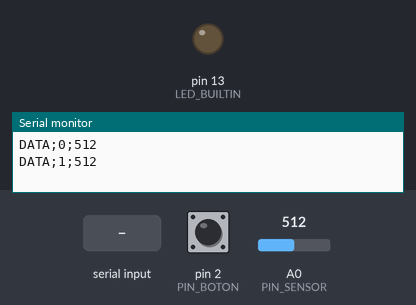
A sketch run on a simulated Arduino Uno, built with avr-gcc and run on an emulated ATmega328P. Shown: output pins drawn as LEDs (lit = HIGH), the last lines printed to the serial monitor. Inputs (shaded band) come from the test bench; at power-on: pin 2 (PIN_BOTON) HIGH, A0 (PIN_SENSOR) = 512.

Above: at 1.2 s.
1.3 s: pin 2 (PIN_BOTON) pulled LOW for 0.15 s
At 2.6 s:
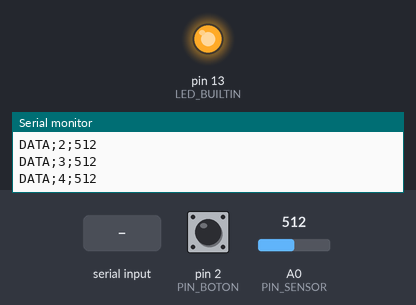
4.4 s: "SET;LED;0\n" received over Serial
At 5.1 s:
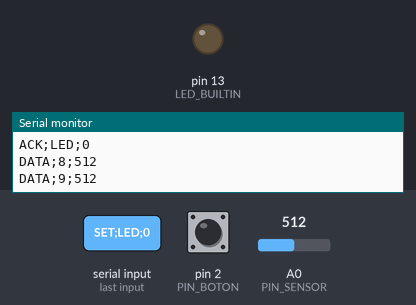
5.9 s: "SET;LED;1\n" received over Serial
At 6.3 s:
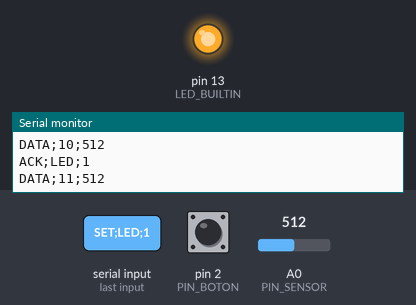
Timing chart, 0 to 8.4 s (numbered marks = the images above; inputs shaded):
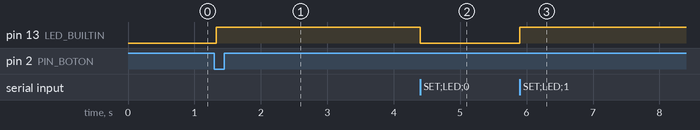

The sketch:

campus_monitor.ino
```cpp
#include <Arduino.h>
#include <string.h>
constexpr uint8_t PIN_SENSOR=A0;
constexpr uint8_t PIN_BOTON=2;
constexpr unsigned long PERIODO=500;
constexpr unsigned long REBOTE=30;
char buffer[81];
uint8_t usados=0;
bool descartar=false;
bool encendido=false;
uint32_t secuencia=0;
unsigned long anterior=0,cambio=0;
int ultima=HIGH,estable=HIGH;
void confirmarLed(bool valor) {
  encendido=valor;digitalWrite(LED_BUILTIN,valor?HIGH:LOW);
  Serial.print("ACK;LED;");Serial.println(valor?1:0);
}
void comando() {
  buffer[usados]='\0';
  if(strcmp(buffer,"SET;LED;1")==0)confirmarLed(true);
  else if(strcmp(buffer,"SET;LED;0")==0)confirmarLed(false);
  else Serial.println("ERR;CMD");
}
void setup() {
  Serial.begin(115200);pinMode(LED_BUILTIN,OUTPUT);pinMode(PIN_BOTON,INPUT_PULLUP);
}
void loop() {
  // Procesar como máximo 32 bytes por iteración para no monopolizar loop.
  uint8_t presupuesto=32;
  while(Serial.available()>0 && presupuesto-->0) {
    char c=static_cast<char>(Serial.read());
    if(c=='\n') {
      if(usados>0 && buffer[usados-1]=='\r')usados--;
      if(descartar)Serial.println("ERR;CMD");else comando();
      usados=0;descartar=false;
    } else if(!descartar) {
      if(usados>=80 || static_cast<uint8_t>(c)>127 || (c<32 && c!='\r')) {descartar=true;usados=0;}
      else buffer[usados++]=c;
    }
  }
  unsigned long ahora=millis();
  int lectura=digitalRead(PIN_BOTON);
  if(lectura!=ultima){ultima=lectura;cambio=ahora;}
  if(ahora-cambio>=REBOTE && lectura!=estable) {
    estable=lectura;if(estable==LOW)confirmarLed(!encendido);
  }
  if(ahora-anterior>=PERIODO) {
    anterior=ahora;
    Serial.print("DATA;");Serial.print(secuencia++);Serial.print(';');Serial.println(analogRead(PIN_SENSOR));
  }
}
```

Measured:
- after the input at 1.3 s, pin 13 (LED_BUILTIN): LOW → HIGH at once
- after the input at 4.4 s, pin 13 (LED_BUILTIN): HIGH → LOW at once
- after the input at 5.9 s, pin 13 (LED_BUILTIN): LOW → HIGH at once
